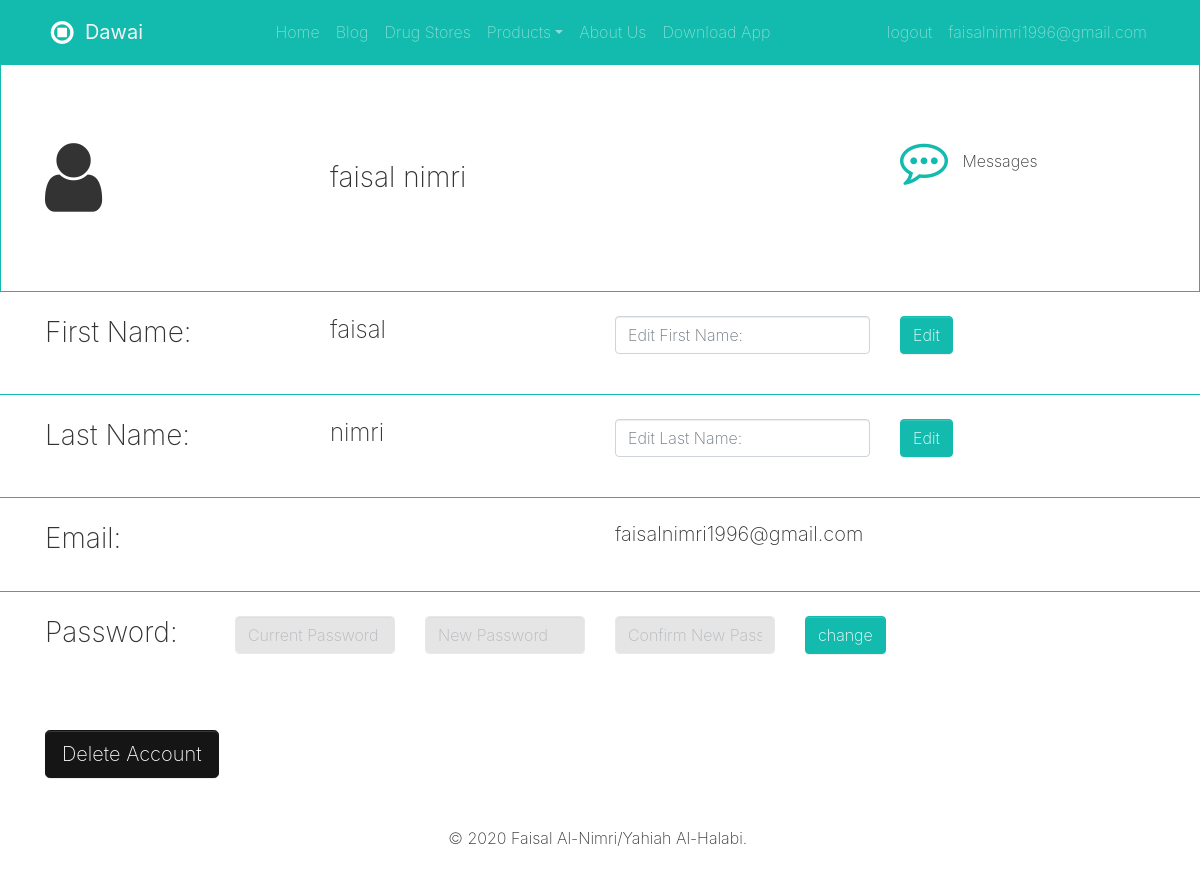
Screenshot of /profile (signed in) with the database file from the repository.
### dawaiApp/models.py (models this page shows, shortened)
class user (models.Model):
	firstName = models.CharField(max_length=50)
	lastName = models.CharField(max_length=50)
	password = models.CharField(max_length=100)
	email = models.CharField(max_length=100, primary_key = True)
	validated = models.BooleanField(default=False)

### dawaiApp/views.py (the view)
# urls.py: path('profile', views.profile),
def profile(request):
	userstat = checkUser(request)
	if userstat == 1:
		return render(request, "message.html", {"error":"You need to validate your email first"})
	if userstat == 2:
		return redirect("/signin")
	userobject = user.objects.get(email = userstat)
	data = {
		"fname": userobject.firstName,
		"lname": userobject.lastName,
		"email": userstat
	}
	return render(request, 'profile.html', data)

### dawaiApp/views.py (called while the page is built)
def checkUser(request):
		if 'id' not in request.session:
				return 2
		email = request.session['id']
		userObject = user.objects.filter(pk = email)
		if len(userObject) == 0:
				return 3
		userObject = userObject[0]
		if userObject.validated:
				return email
		return 1

### dawaiApp/templates/profile.html (shortened to what this page needs)
{% extends 'template.html' %}
{% block content %}
  <div class="py-5 border border-primary">
    <div class="container">
      <div class="row">
        <div class="col-md-12">
          <div class="row">
            <div class="col-md-3"><i class="fa fa-5x fa-user"></i></div>
            <div class="col-md-3">
              <h3 class="my-3">{{fname}} {{lname}}</h3>
            </div>
            <div class="col-md-3"></div>
            <div class="col-md-3"><label class="my-2">Messages</label><a href="/answers"><i class="fa fa-commenting-o fa-3x pull-left"></i></a></div>
          </div>
        </div>
      </div>
    </div>
  </div>
  <form method="POST" action ="/edit/firstname">
    <div class="py-3 border-primary border-bottom">
      <div class="container">
        <div class="row">
          <div class="col-md-3">
            <h3 class="">First Name:</h3>
          </div>
          <div class="col-md-3">
            <h4 class="">{{fname}}</h4>
          </div>
            <div class="col-md-3">
            <div class="form-group"><input type="text" name="fname" class="form-control" placeholder="Edit First Name:"></div>
            </div>
            <div class="col-md-3"><input type = "submit" value = "Edit" class="btn btn-primary"></div>
        </div>
      </div>
    </div>
  </form>
  <form method="POST" action ="/edit/lastname">
    <div class="py-3 border-bottom border-primary">
      <div class="container">
        <div class="row">
          <div class="col-md-3">
            <h3 class="">Last Name:</h3>
          </div>
          <div class="col-md-3">
            <h4 class="">{{lname}}</h4>
          </div>
            <div class="col-md-3">
            <div class="form-group"><input type="text" name="lname" class="form-control" placeholder="Edit Last Name:"></div>
            </div>
            <div class="col-md-3"><input type = "submit" value = "Edit" class="btn btn-primary"></div>
        </div>
      </div>
    </div>
  </form>
  <div class="py-3">
    <div class="container">
      <div class="row">
        <div class="col-md-6">
          <h3 class="">Email:</h3>
        </div>
        <div class="col-md-6">
          <h5 class="">{{email}}</h5>
        </div>
      </div>
    </div>
  </div>
  <form method="POST" action ="/edit/password">
    <div class="py-3 border-primary border-top" style="">
      <div class="container">
        <div class="row">
          <div class="col-md-2">
            <h3 class="">Password:</h3>
          </div>
            <div class="col-md-2">
            <div class="form-group"><input type="password"  name="oldpass"class="form-control bg-info" placeholder="Current Password" style="opacity: 0.5;" required="required"></div>
          </div>
          <div class="col-md-2">
            <div class="form-group"><input type="password"  name="newpass1" class="form-control bg-info" placeholder="New Password" style="opacity: 0.5;" required="required"></div>
          </div>
          <div class="col-md-2">
            <div class="form-group"><input type="password" name="newpass2" class="form-control bg-info" placeholder="Confirm New Password" style="opacity: 0.5;" required="required"></div>
          </div>
          <div class="col-md-2"><input type = "submit" value = "change" class="btn btn-primary" ></div>
          <div class="col-md-2"></div>
        </div>
      </div>
    </div>
  </form>
  <form action="deleteaccount" method="POST">
    <div class="py-3">
      <div class="container">
        <div class="row">
          <div class="col-md-12"><input type="submit" value="Delete Account" class="btn btn-dark btn-lg"></div>
        </div>
      </div>
    </div>
  </form>
{% endblock %}

### dawaiApp/templates/template.html (shortened to what this page needs)
<!DOCTYPE html>
<html>
<head>
  <link rel="stylesheet" href="https://cdnjs.cloudflare.com/ajax/libs/font-awesome/4.7.0/css/font-awesome.min.css" type="text/css">
  <link rel="stylesheet" href="/static/theme.css" type="text/css">
</head>
<body>
  <nav class="navbar navbar-expand-md bg-primary navbar-dark">
    <div class="container">
      <div class="collapse navbar-collapse" id="navbar19"> <a class="navbar-brand d-none d-md-block" href="/">
          <i class="fa fa-stop-circle-o fa-lg fa-fw d-inline-block"></i>
          <b class="text-light"> Dawai</b>
        </a>
        <ul class="navbar-nav mx-auto text-capitalize shadow-none" style="">
          <li class="nav-item"> <a class="nav-link" href="/">Home</a> </li>
            <li class="nav-item"> <a class="nav-link" href="/blogs">Blog</a> </li>
          <li class="nav-item"> <a class="nav-link" href="/drugstores">Drug Stores</a> </li>
          <li class="nav-item dropdown" style=""> <a class="nav-link dropdown-toggle" id="navbarDropdownMenuLink" data-toggle="dropdown" aria-haspopup="true" aria-expanded="false">Products</a>
          </li>
          <li class="nav-item"><a class="nav-link" href="/about">About Us</a></li>
          <li class="nav-item"><a class="nav-link" href="/downloadApp">Download App</a></li>
        </ul>
        <ul class="navbar-nav">
        {% if request.session.id %}
          <li class="nav-item"> <a class="nav-link" href="/logout">logout</a> </li>
          <li class="nav-item"> <a class="nav-link" href="/profile">{{request.session.id}}</a> </li>
        {% else %}
            <li class="nav-item"> <a class="nav-link" href="/signin">Log in</a> </li>
            <li class="nav-item"> <a class="nav-link" href="/signup">Register</a> </li>
        {% endif %}
        </ul>
      </div>
    </div>
  </nav>
        {% block content %}
        {% endblock %}
  <div class="py-3">
    <div class="container">
      <div class="row">
        <div class="col-md-12 text-center">
          <p class="mb-0">© 2020 Faisal Al-Nimri/Yahiah Al-Halabi.&nbsp;</p>
        </div>
      </div>
    </div>
  </div>
</body>
</html>

### rows the page displays
user: session.id "faisalnimri1996@gmail.com", firstName "faisal", lastName "nimri", email "faisalnimri1996@gmail.com"
